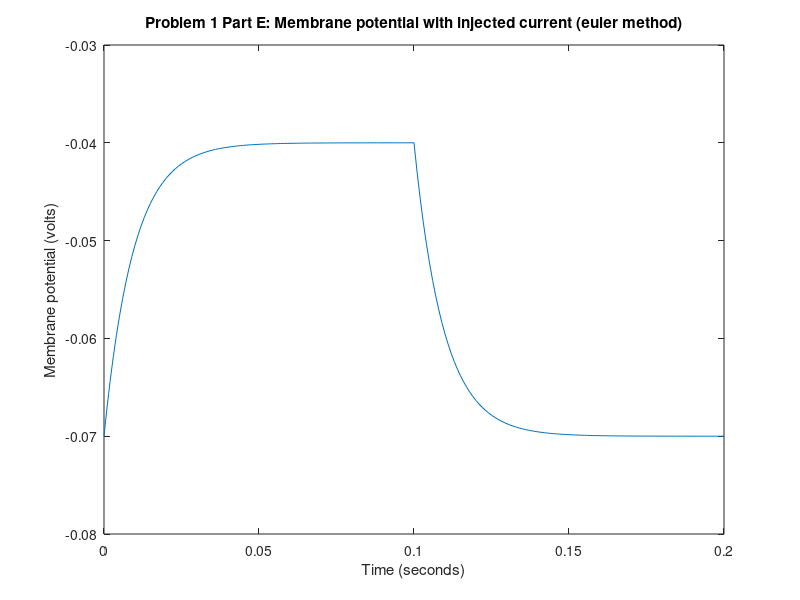

Recreate this plot in MATLAB. (Note: this script raises an error after producing the figure.)
I_on = 3.0*10^-10; % injected current in amps
I_on_time = 0.0; % injected current on time in sec
I_off_time = 0.10; % injected current off time in sec
R = 100*10^6; % membrane resistence in ohms
C = 100*10^-12; % membrane capacitence in farads
v_rest = -0.07; % resting voltage in volts
t_start = I_on_time; % start time for numerical integration
t_end = 0.2; % end time for numerical integration
dt = 0.001; % time step for numerical intergration (seconds)

%set up vectors to store results and populate the initial value
vm = [v_rest]; % initial voltage is resting voltage
time = [t_start]; % initial time is t_start

%euler method y_{n+1} = y_n + dt f(t_n,y_n)

for t = 1:floor((t_end-t_start)/dt)
    step_time = t*dt; % calculate current step time
    time = [time step_time]; % store the current time step into our
                             % results array
                             
    if (t-1)*dt >= I_off_time % calculate the previous time step I_o
        I_o = 0; % I_o shoudl be 0 if we are after off time
    else
        I_o = I_on; % else set to I_on
    end
    
    % TODO: determine the next vm using Euler's method here
    % step_vm = 
    f = (I_o - (vm(end)-v_rest)/R)/C;
    step_vm = (dt*f) + vm(end);
    vm = [vm step_vm]; % store result in the arrayend

end

% graph plot
fig = plot(time, vm); % plot graph with values in time as x and vm as y

% Specify the title, x label, and y label of the plots
title('Problem 1 Part E: Membrane potential with injected current (euler method)')
xlabel('Time (seconds)')
ylabel('Membrane potential (volts)')
ylim([-0.08 -0.03]);
saveas(fig, sprintf('1f_euler_R%s_C%s.png', string(R), string(C)))